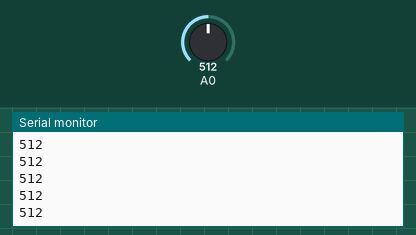
Recording of a sketch running on a simulated Arduino Uno, built with avr-gcc and run on an emulated ATmega328P. Shown: the last lines printed to the serial monitor. Inputs (shaded band) come from the test bench; at power-on: A0 = 512.

Above: at 1.2 s.
1.3 s: A0 set to 716
At 1.32 s:
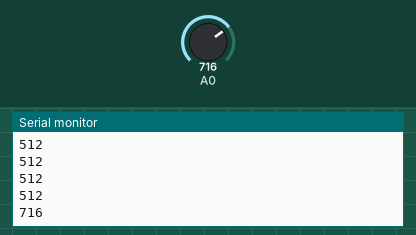
2.8 s: A0 set to 900
At 2.83 s:
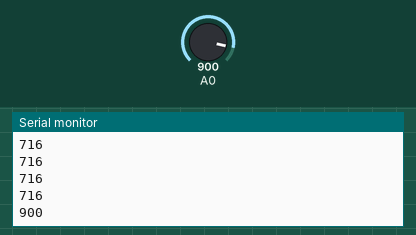
Timing chart, 0 to 5.8 s (numbered marks = the images above; inputs shaded):
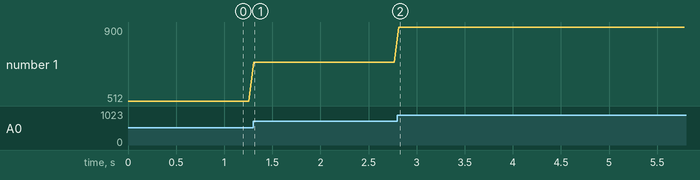

Measured:
- after the input at 1.3 s, the serial monitor: prints a new line at once (image 1)
- after the input at 2.8 s, the serial monitor: prints a new line at once (image 2)
- plotted number 1: 512 → 716 after the input at 1.3 s, 716 → 900 after the input at 2.8 s

The sketch:

mycelium_workshop.ino
```cpp
//This code reads the values of a voltage devider and sends the readings back to the pc via Serial.

int spike = 0;   //variable to hold the reading from the voltage devider

void setup() {
  Serial.begin(9600);
  analogReference(INTERNAL); //lower arduino voltage ref to 1.1v
}

void loop() {
  spike = analogRead(A0); //read analogue pin 0 and place the results in the variable spike
  Serial.println(spike); // send the readings via serial back to arduino
  delay(50); // delay for 50 miliseconds
}
```
